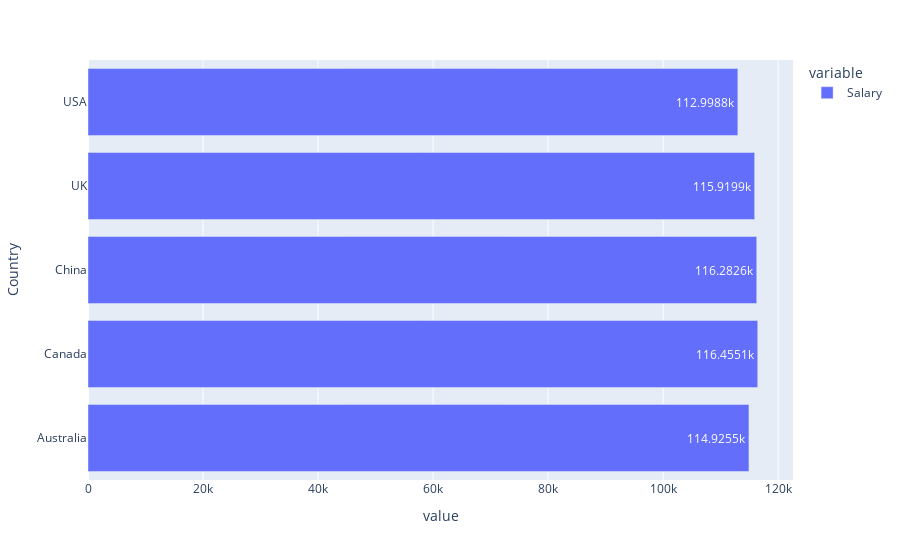

Notebook code for this chart:
### Code cell
view_1 = tbl.groupby(['Country'])['Salary'].mean()

fig2 = _px.bar(
    view_1, 
    orientation='h',
    text_auto=True
)
fig2.show()

### Figure 1 — Plotly figure (JSON) as saved in the notebook; plotly's stock layout.template omitted (floating-point values rounded to 4 significant figures)
{"data": [{"alignmentgroup": "True", "hovertemplate": "variable=Salary<br>value=%{x}<br>Country=%{y}<extra></extra>", "legendgroup": "Salary", "marker": {"color": "#636efa", "pattern": {"shape": ""}}, "name": "Salary", "offsetgroup": "Salary", "orientation": "h", "showlegend": true, "textposition": "auto", "texttemplate": "%{x}", "type": "bar", "x": [114900.0, 116500.0, 116300.0, 115900.0, 113000.0], "xaxis": "x", "y": ["Australia", "Canada", "China", "UK", "USA"], "yaxis": "y"}], "layout": {"barmode": "relative", "legend": {"title": {"text": "variable"}, "tracegroupgap": 0}, "margin": {"t": 60}, "xaxis": {"anchor": "y", "domain": [0, 1], "title": {"text": "value"}}, "yaxis": {"anchor": "x", "domain": [0, 1], "title": {"text": "Country"}}}}
